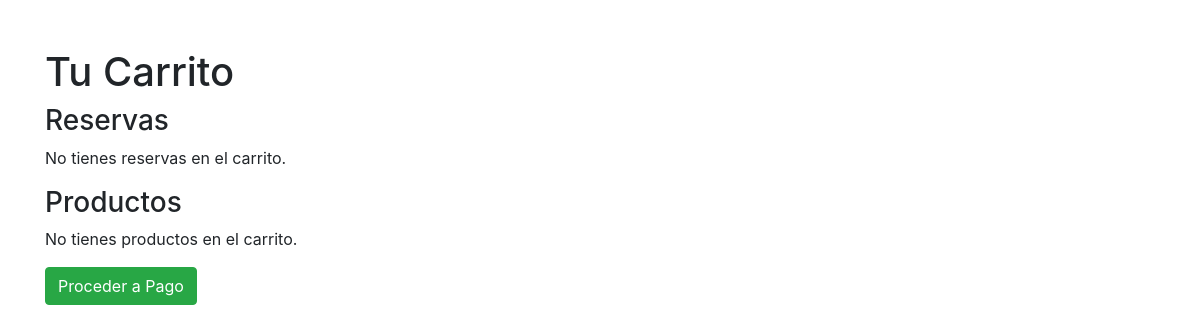
The app's page /resumen/ (signed in), older data.
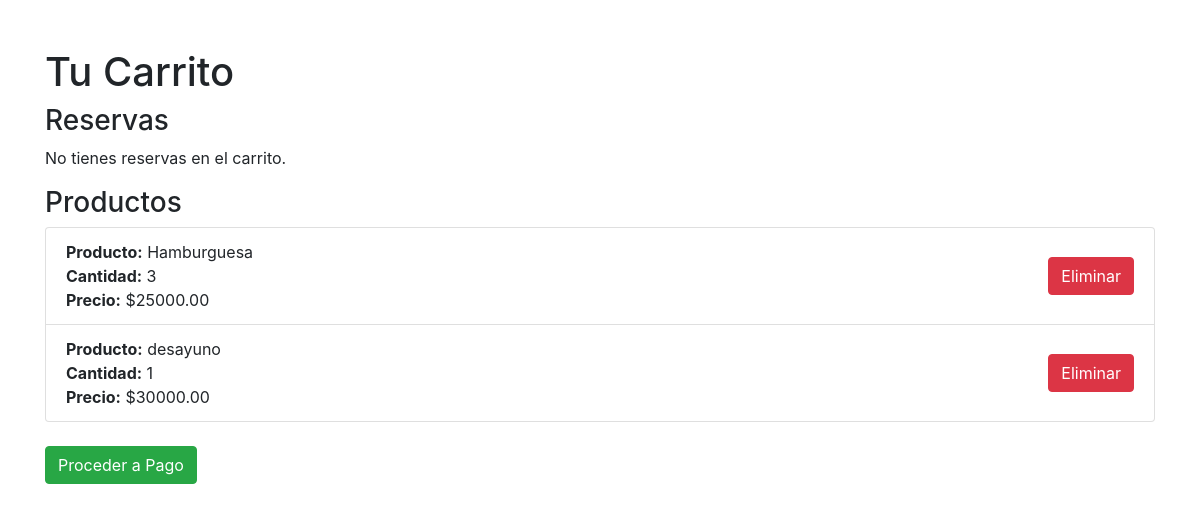
The same page, newer data.
### kumbre/models.py (models this page shows, shortened)
class CarritoProducto(models.Model):
    usuario = models.ForeignKey(User, on_delete=models.CASCADE)
    producto = models.ForeignKey(Producto, on_delete=models.CASCADE)
    cantidad = models.PositiveIntegerField(default=1)

class Producto(models.Model):
    imagen = models.ImageField(upload_to='productos/', blank=True, null=True)  # Campo para la imagen
    nombre = models.CharField(max_length=100)
    descripcion = models.TextField(blank=True)
    precio = models.DecimalField(max_digits=10, decimal_places=2, default=0.0)
    en_carrito = models.BooleanField(default=False)
    usuario = models.ForeignKey(User, on_delete=models.CASCADE, null=True, blank=True)

### kumbre/views.py (the view)
# urls.py: path('resumen/', views.resumen_compra, name='resumen_compra'),
@login_required
def resumen_compra(request):
    reservas_carrito = Reserva.objects.filter(usuario=request.user, confirmada=False)
    productos_carrito = CarritoProducto.objects.filter(usuario=request.user)
    context = {
        'reservas': reservas_carrito,
        'productos': productos_carrito,
    }
    return render(request, 'resumen_compra.html', context)

### kumbre/context_processors.py (called while the page is built)
def cart_count(request):
    if request.user.is_authenticated:
        count = Reserva.objects.filter(usuario=request.user, confirmada=False).count()
    else:
        count = 0
    return {'cart_count': count}

### kumbre/templates/resumen_compra.html (shortened to what this page needs)
<!DOCTYPE html>
<html lang="es">
<head>
    <link rel="stylesheet" href="https://stackpath.bootstrapcdn.com/bootstrap/4.5.2/css/bootstrap.min.css">
</head>
<body>
    <div class="container mt-5">
        <h1>Tu Carrito</h1>
        <h3>Reservas</h3>
        {% if reservas %}
            <ul class="list-group mb-4">
                {% for reserva in reservas %}
                    <li class="list-group-item d-flex justify-content-between align-items-center">
                        <div>
                            <strong>Cabaña:</strong> {{ reserva.cabana }} <br>
                            <strong>Fecha:</strong> {{ reserva.fecha }} <br>
                            <strong>Precio:</strong> ${{ reserva.precio }}
                        </div>
                        <a href="{% url 'eliminar_reserva' reserva.id %}" class="btn btn-danger btn-sm">Eliminar</a>
                    </li>
                {% endfor %}
            </ul>
        {% else %}
            <p>No tienes reservas en el carrito.</p>
        {% endif %}
        <h3>Productos</h3>
        {% if productos %}
            <ul class="list-group mb-4">
                {% for item in productos %}
                    <li class="list-group-item d-flex justify-content-between align-items-center">
                        <div>
                            <strong>Producto:</strong> {{ item.producto.nombre }} <br>
                            <strong>Cantidad:</strong> {{ item.cantidad }} <br>
                            <strong>Precio:</strong> ${{ item.producto.precio }}
                        </div>
                        <button type="button" class="btn btn-danger eliminar-producto" data-producto-id="{{ item.id }}">
                            Eliminar
                       </button>
                    </li>
                {% endfor %}
            </ul>
        {% else %}
            <p>No tienes productos en el carrito.</p>
        {% endif %}
        <a href="{% url 'metodos_pago' %}" class="btn btn-success">Proceder a Pago</a>
</div>
</body>
</html>

Row changes from the older to the newer data that the page shows:
added CarritoProducto: producto.nombre "Hamburguesa", cantidad "3", producto.precio "25000.00"
added CarritoProducto: producto.nombre "desayuno", cantidad "1", producto.precio "30000.00"
Text that changed along with them:
text no longer shown: "No tienes productos en el carrito."
